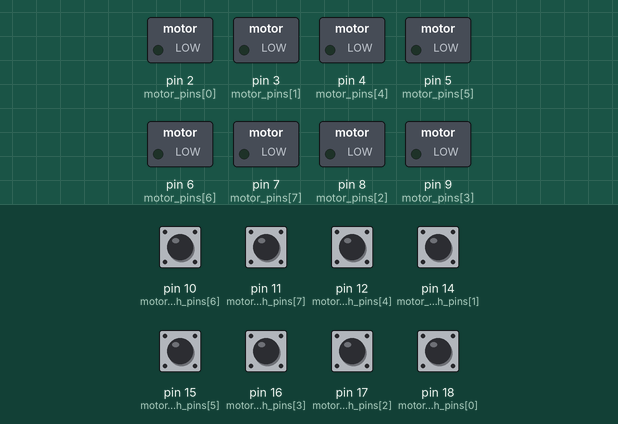
Simulated run of this sketch. Board: Arduino Uno, built with avr-gcc and run on an emulated ATmega328P. On the bench: switched loads named in the sketch (green lamp = pin HIGH). The test bench sets the inputs (shaded band); at power-on: pin 10 (motor_switch_pins[6]), pin 11 (motor_switch_pins[7]), pin 12 (motor_switch_pins[4]), pin 14 (motor_switch_pins[1]), pin 15 (motor_switch_pins[5]), pin 16 (motor_switch_pins[3]), pin 17 (motor_switch_pins[2]), pin 18 (motor_switch_pins[0]) HIGH.

Above: at 1.2 s.
1.3 s: pin 10 (motor_switch_pins[6]) pulled LOW for 0.15 s
At 1.37 s:
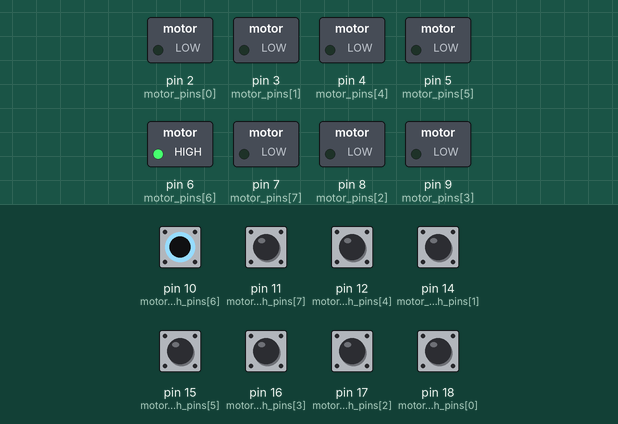
2.9 s: pin 11 (motor_switch_pins[7]) pulled LOW for 0.15 s
At 2.97 s:
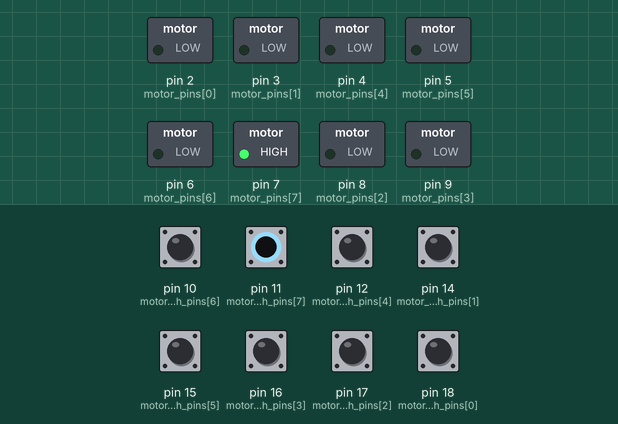
4.5 s: pin 12 (motor_switch_pins[4]) pulled LOW for 0.15 s
At 4.57 s:
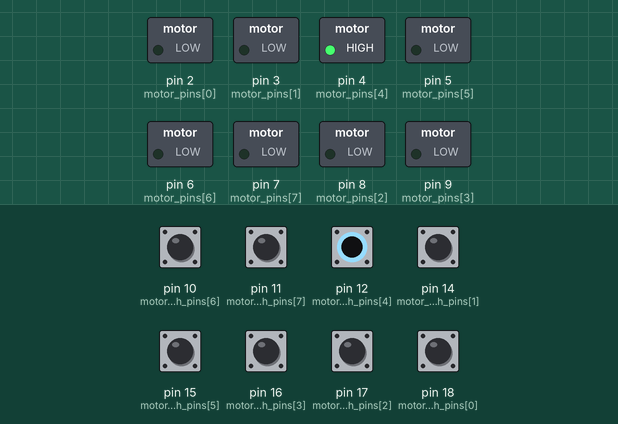
6.1 s: pin 14 (motor_switch_pins[1]) pulled LOW for 0.15 s
At 6.17 s:
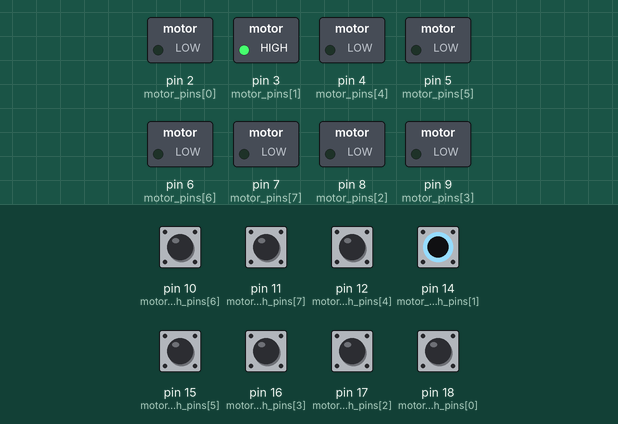
7.7 s: pin 15 (motor_switch_pins[5]) pulled LOW for 0.15 s
At 7.77 s:
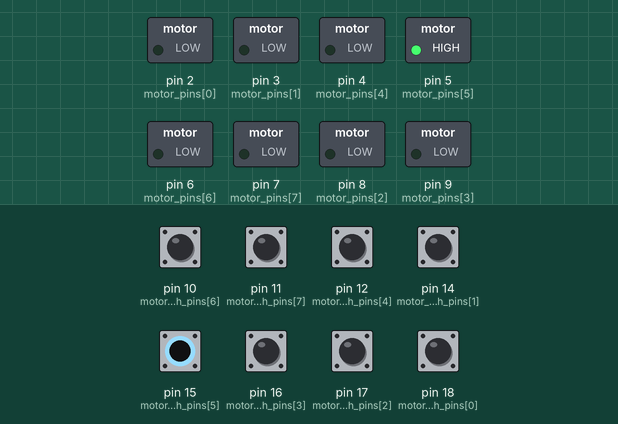
9.3 s: pin 16 (motor_switch_pins[3]) pulled LOW for 0.15 s
At 9.37 s:
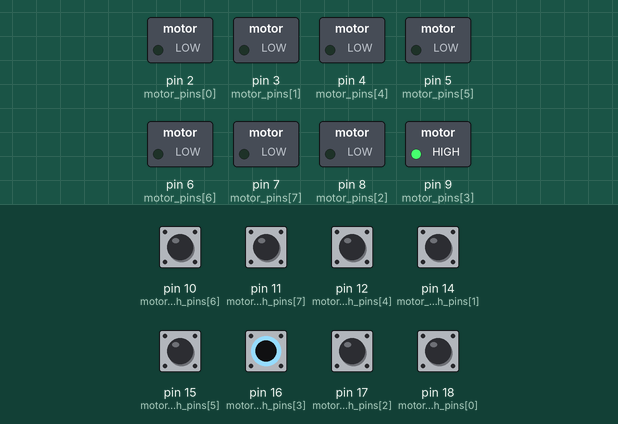
Timing chart, 0 to 11.9 s (numbered marks = the images above; inputs shaded):
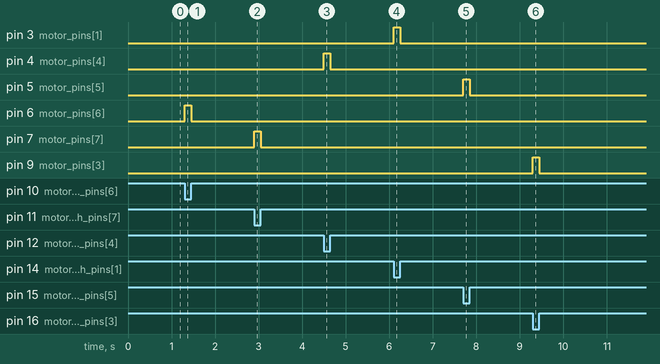

The sketch:

motorduino.ino
```cpp
const uint8_t motor_pins[8] = {2, 3, 8, 9, 4, 5, 6, 7};
const uint8_t motor_switch_pins[8] = {18, 14, 17, 16, 12, 15, 10, 11};

void setup() {
  Serial.begin(9600);

  // Setup GPIO pins
  for (uint8_t i=0; i<8; ++i) {
    pinMode(motor_switch_pins[i], INPUT_PULLUP);
    pinMode(motor_pins[i], OUTPUT);
  }
}

void loop() {
  uint8_t motor_switch_states = 0;
  for (uint8_t i=0; i<8; ++i) {
    motor_switch_states |= !digitalRead(motor_switch_pins[i]) << i;
  }

  // The type of soda we are dispensing, or 0 if none
  static uint8_t dispensingMotor = 0;

  int recv;
  if (Serial.available()) {
    recv = Serial.read();
    dispensingMotor = recv+1;
  }

  // Build up which motors should be on
  // If the switch is pressed, turn on the corresponding motor
  uint8_t motor_states = motor_switch_states;

  // If we are supposed to dispense something, also turn on the motor
  if (dispensingMotor > 0) {

    // If the correct bit in motor_states is already set, that means the switch
    // is pressed already, so the above loop wil take care of dispensing the
    // soda the rest of the way
    if ( !(motor_states & (1 << (dispensingMotor - 1))) ) {
      motor_states |= 1 << (dispensingMotor - 1);
    } else {
      dispensingMotor = 0;
    }
  }

  // Actually set the GPIO pins to be what we want them to be
  for (uint8_t i=0; i<8; ++i) {
    digitalWrite(motor_pins[i], motor_states & (1 << i));
  }
}
```

Measured:
- after the input at 1.3 s, pin 6 (motor_pins[6]): LOW → HIGH at once, → LOW 0.15 s later
- after the input at 2.9 s, pin 7 (motor_pins[7]): LOW → HIGH at once, → LOW 0.15 s later
- after the input at 4.5 s, pin 4 (motor_pins[4]): LOW → HIGH at once, → LOW 0.15 s later
- after the input at 6.1 s, pin 3 (motor_pins[1]): LOW → HIGH at once, → LOW 0.15 s later
- after the input at 7.7 s, pin 5 (motor_pins[5]): LOW → HIGH at once, → LOW 0.15 s later
- after the input at 9.3 s, pin 9 (motor_pins[3]): LOW → HIGH at once, → LOW 0.15 s later
